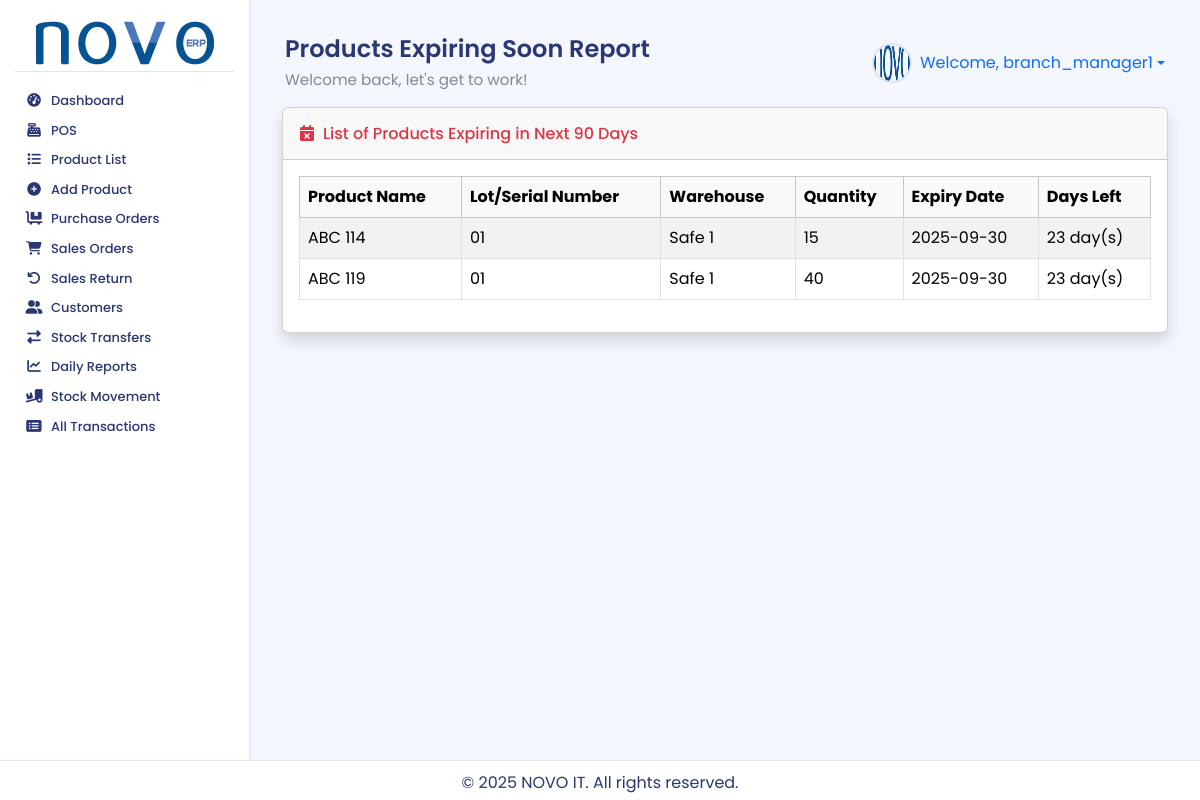
/reports/expiry-report/ (signed in), run on the app's committed database.
### accounts/models.py (models this page shows, shortened)
class User(AbstractUser):
    warehouse = models.ForeignKey(
        Warehouse,
        on_delete=models.SET_NULL,
        null=True,
        blank=True,
        related_name='users', # এই গুদামের সাথে যুক্ত ইউজারদের সহজে খুঁজে পাওয়ার জন্য
        verbose_name="Assigned Warehouse" # অ্যাডমিন প্যানেলে প্রদর্শনের জন্য
    )
    class Meta:
        verbose_name = "User"
        verbose_name_plural = "Users"

### stock/models.py (models this page shows, shortened)
class LotSerialNumber(models.Model):
    product = models.ForeignKey('products.Product', on_delete=models.CASCADE, related_name='lots')
    location = models.ForeignKey(Location, on_delete=models.CASCADE, related_name='lots')
    lot_number = models.CharField(max_length=100, help_text="The batch or serial number")
    quantity = models.IntegerField()
    expiration_date = models.DateField(null=True, blank=True)
    created_at = models.DateTimeField(auto_now_add=True)
    class Meta:
        unique_together = ('product', 'location', 'lot_number')
        db_table = 'inventory_lotserialnumber'

class Location(models.Model):
    name = models.CharField(max_length=100)
    warehouse = models.ForeignKey(Warehouse, on_delete=models.CASCADE, related_name='locations')
    parent_location = models.ForeignKey('self', on_delete=models.SET_NULL, null=True, blank=True, related_name='child_locations')
    description = models.TextField(blank=True, null=True)
    created_at = models.DateTimeField(auto_now_add=True)
    updated_at = models.DateTimeField(auto_now=True)
    class Meta:
        unique_together = ('name', 'warehouse', 'parent_location')
        db_table = 'inventory_location'

class Warehouse(models.Model):
    name = models.CharField(max_length=100, unique=True)
    address = models.TextField(blank=True, null=True)
    created_at = models.DateTimeField(auto_now_add=True)
    updated_at = models.DateTimeField(auto_now=True)
    class Meta:
        db_table = 'inventory_warehouse'

### products/models.py (models this page shows, shortened)
class Product(models.Model):
    TRACKING_CHOICES = [
        ('none', 'Not Tracked'),
        ('lot', 'By Lots/Batches'),
        ('serial', 'By Serial Numbers'),
    ]
    tracking_method = models.CharField(max_length=10, choices=TRACKING_CHOICES, default='none', verbose_name="Tracking Method")
    product_code = models.CharField(max_length=100, unique=True, blank=True, null=True, verbose_name="Product Code/SKU")
    name = models.CharField(max_length=200, unique=True)
    category = models.ForeignKey(Category, on_delete=models.SET_NULL, null=True, blank=True)
    brand = models.ForeignKey(Brand, on_delete=models.SET_NULL, null=True, blank=True)
    supplier = models.ForeignKey('partners.Supplier', on_delete=models.SET_NULL, null=True, blank=True, related_name='products_supplied')
    description = models.TextField(blank=True, null=True)
    price = models.DecimalField(max_digits=10, decimal_places=2, help_text="Default Purchase Price")
    sale_price = models.DecimalField(max_digits=10, decimal_places=2, default=0.00)
    cost_price = models.DecimalField(
        max_digits=10,
        decimal_places=2,
        default=0.00,
        help_text="The actual cost of acquiring the product."
    )
    min_stock_level = models.PositiveIntegerField(default=5)
    image = models.ImageField(upload_to='product_images/', blank=True, null=True)
    barcode = models.ImageField(upload_to='barcodes/', blank=True, null=True, verbose_name="Barcode Image")
    unit_of_measure = models.ForeignKey(UnitOfMeasure, on_delete=models.SET_NULL, null=True, blank=True, related_name='products_by_uom')
    purchase_unit_of_measure = models.ForeignKey(UnitOfMeasure, on_delete=models.SET_NULL, null=True, blank=True, related_name='products_by_purchase_uom')
    sale_unit_of_measure = models.ForeignKey(UnitOfMeasure, on_delete=models.SET_NULL, null=True, blank=True, related_name='products_by_sale_uom')
    STATUS_CHOICES = [('in_stock', 'In Stock'), ('low_stock', 'Low Stock'), ('out_of_stock', 'Out of Stock')]
    status = models.CharField(max_length=20, choices=STATUS_CHOICES, default='out_of_stock')
    is_active = models.BooleanField(default=True)
    created_at = models.DateTimeField(auto_now_add=True)
    updated_at = models.DateTimeField(auto_now=True)
    class Meta:
        db_table = 'inventory_product'
        verbose_name_plural = "Products"

### reports/views.py (the view)
# urls.py: path('expiry-report/', views.expiry_report_view, name='expiry_report'),
@login_required
def expiry_report_view(request):
    user = request.user
    user_warehouse = getattr(user, 'warehouse', None)
    today = timezone.now().date()
    ninety_days_later = today + timedelta(days=90)
    expiring_lots_qs = LotSerialNumber.objects.filter(
        expiration_date__isnull=False, expiration_date__gte=today,
        expiration_date__lte=ninety_days_later, quantity__gt=0
    ).select_related('product', 'location__warehouse').order_by('expiration_date')
    if not user.is_superuser and user_warehouse:
        expiring_lots_qs = expiring_lots_qs.filter(location__warehouse=user_warehouse)
    expiring_lots_list = list(expiring_lots_qs)
    for lot in expiring_lots_list:
        lot.days_left = (lot.expiration_date - today).days if lot.expiration_date else 'N/A'
    paginator = Paginator(expiring_lots_list, 20)
    page_number = request.GET.get('page')
    page_obj = paginator.get_page(page_number)
    context = {'title': 'Products Expiring Soon Report', 'page_obj': page_obj}
    return render(request, 'reports/expiry_report.html', context)

### reports/templates/reports/expiry_report.html (shortened to what this page needs)
{% extends 'base.html' %}
{% load humanize %}
{% block page_title %}{{ title }}{% endblock %}
{% block content %}
<div class="container-fluid">
    <div class="card shadow">
        <div class="card-header py-3">
            <h6 class="m-0 font-weight-bold text-danger">
                <i class="fas fa-calendar-times me-2"></i>List of Products Expiring in Next 90 Days
            </h6>
        </div>
        <div class="card-body">
            <div class="table-responsive">
                <table class="table table-bordered table-striped table-hover">
                    <thead class="table-light">
                        <tr>
                            <th>Product Name</th>
                            <th>Lot/Serial Number</th>
                            <th>Warehouse</th>
                            <th>Quantity</th>
                            <th>Expiry Date</th>
                            <th>Days Left</th>
                        </tr>
                    </thead>
                    <tbody>
                        {% for lot in page_obj %}
                        <tr>
                            <td>{{ lot.product.name }}</td>
                            <td>{{ lot.lot_number|default:"N/A" }}</td>
                            <td>{{ lot.location.warehouse.name }}</td>
                            <td>{{ lot.quantity }}</td>
                            <td>{{ lot.expiration_date|date:"Y-m-d" }}</td>
                            <td>{{ lot.days_left }} day(s)</td>
                        </tr>
                        {% empty %}
                        <tr>
                            <td colspan="6" class="text-center">No products are expiring in the next 90 days.</td>
                        </tr>
                        {% endfor %}
                    </tbody>
                </table>
            </div>
        </div>
    </div>
</div>
{% endblock %}

### inventory_system/templates/base.html (shortened to what this page needs)
{% load static %}
<!DOCTYPE html>
<html lang="en">
<head>
    <link href="https://cdn.jsdelivr.net/npm/select2@4.1.0-rc.0/dist/css/select2.min.css" rel="stylesheet" />
    <link href="https://cdn.jsdelivr.net/npm/bootstrap@5.3.3/dist/css/bootstrap.min.css" rel="stylesheet">
    <link rel="stylesheet" href="https://cdnjs.cloudflare.com/ajax/libs/font-awesome/6.4.0/css/all.min.css">
    <link rel="stylesheet" href="{% static 'css/style.css' %}">
</head>
<body>
<div class="wrapper">
    {% if user.is_authenticated %}
    <aside class="sidebar-nav">
        <div class="sidebar-header">
            <a href="{% url 'dashboard' %}">
                <img src="{% static 'images/logo.png' %}" alt="NOVO ERP Logo">
            </a>
        </div>
        <ul class="sidebar-menu">
            {% with user.groups.all|join:", " as user_groups %}
            {% if 'POS Sales Staff' in user_groups %}
                <li><a href="{% url 'pos:pos_view' %}"><i class="fas fa-cash-register fa-fw"></i> <span>POS</span></a></li>
                <li><a href="{% url 'products:product_list' %}"><i class="fas fa-list fa-fw"></i> <span>Product List</span></a></li>
            {% elif 'Branch Manager' in user_groups %}
                <li><a href="{% url 'dashboard' %}"><i class="fas fa-tachometer-alt fa-fw"></i> <span>Dashboard</span></a></li>
                <li><a href="{% url 'pos:pos_view' %}"><i class="fas fa-cash-register fa-fw"></i> <span>POS</span></a></li>
                <li><a href="{% url 'products:product_list' %}"><i class="fas fa-list fa-fw"></i> <span>Product List</span></a></li>
                <li><a href="{% url 'products:add_product' %}"><i class="fas fa-plus-circle fa-fw"></i> <span>Add Product</span></a></li>
                <li><a href="{% url 'purchase:purchase_order_list' %}"><i class="fas fa-dolly-flatbed fa-fw"></i> <span>Purchase Orders</span></a></li>
                <li><a href="{% url 'sales:sales_order_list' %}"><i class="fas fa-shopping-cart fa-fw"></i> <span>Sales Orders</span></a></li>
                <li><a href="{% url 'sales:create_sales_return' %}"><i class="fas fa-undo fa-fw"></i> <span>Sales Return</span></a></li>
                <li><a href="{% url 'partners:customer_list' %}"><i class="fas fa-user-friends fa-fw"></i> <span>Customers</span></a></li>
                <li><a href="{% url 'purchase:stock_transfer_request_list' %}"><i class="fas fa-exchange-alt fa-fw"></i> <span>Stock Transfers</span></a></li>
                <li><a href="{% url 'reports:daily_sales_report' %}"><i class="fas fa-chart-line fa-fw"></i> <span>Daily Reports</span></a></li>
                <li><a href="{% url 'stock:stock_movement_report' %}"><i class="fas fa-truck-loading fa-fw"></i> <span>Stock Movement</span></a></li>
                <li><a href="{% url 'stock:transaction_list' %}"><i class="fas fa-list-alt fa-fw"></i> <span>All Transactions</span></a></li>
            {% endif %}
            {% endwith %}
        </ul>
    </aside>
    {% endif %}
    <div class="main-content">
        {% if user.is_authenticated %}
        <header class="header">
            <div class="header-title">
                <h1>{% block page_title %}Dashboard{% endblock %}</h1>
                <p>Welcome back, let's get to work!</p>
            </div>
            <div class="d-flex align-items-center">
                <div class="user-profile dropdown">
                    <a href="#" class="dropdown-toggle text-decoration-none d-flex align-items-center" data-bs-toggle="dropdown" aria-expanded="false">
                        <img src="{% static 'images/default_avatar.png' %}" alt="Avatar" class="me-2"> Welcome, {{ user.username }}
                    </a>
                </div>
            </div>
        </header>
        {% endif %}
        <main>
            {% block content %}{% endblock %}
        </main>
        <footer class="footer">
            <p>&copy; {% now "Y" %} NOVO IT. All rights reserved.</p>
        </footer>
    </div>
</div>
</body>
</html>

### static/css/style.css (style rules this page uses)
:root { --primary: hsl(185, 75%, 43%); --success: #1cc88a; --info: #36b9cc; --warning: #f6c23e; --danger: #e74a3b; --text: #2B3674; --muted: #858796; --bg: #F4F7FE; --card: #FFFFFF; --border: #E0E5F2; --sidebar-text: #2B3674; --sidebar-active-bg: #4e73df; --sidebar-hover-bg: rgba(78, 115, 223, 0.1); --shadow-sm: 0 2px 6px rgba(0, 0, 0, 0.05); --shadow-md: 0 4px 12px rgba(0, 0, 0, 0.08); --transition-fast: 0.2s ease; --transition-smooth: 0.3s ease; }
body { font-family: 'Poppins', sans-serif; background-color: var(--bg); color: var(--text); display: flex; flex-direction: column; min-height: 100vh; margin: 0; overflow-x: hidden; }
.wrapper { flex: 1; display: flex; flex-direction: row; }
.sidebar-nav { width: 250px; background: var(--card); border-right: 1px solid var(--border); padding: 15px; transition: width var(--transition-fast); box-shadow: var(--shadow-sm); height: calc(100vh - 37px); position: sticky; top: 0; overflow-y: auto; display: flex; flex-direction: column; }
.sidebar-header { padding: 5px 5px; border-bottom: 1px solid var(--border); text-align: center; }
.sidebar-header a img { width: 100%; max-width: 180px; height: auto; object-fit: contain; }
.sidebar-menu { list-style: none; padding: 0; margin: 15px 0 0; flex: 1 1 auto; }
.sidebar-nav::after { content: ''; padding-bottom: 20px; }
.sidebar-menu li { margin-bottom: 2px; }
.sidebar-menu a { display: flex; align-items: center; padding: 6px 10px; border-radius: 8px; color: var(--sidebar-text); text-decoration: none; font-weight: 500; font-size: 13px; line-height: 1.2; transition: background-color var(--transition-smooth), transform var(--transition-fast), box-shadow var(--transition-fast); }
.sidebar-menu a i { margin-right: 8px; width: 18px; text-align: center; font-size: 0.85rem; transition: color var(--transition-fast); }
.sidebar-menu a span { white-space: nowrap; overflow: hidden; text-overflow: ellipsis; }
.header { display: flex; justify-content: space-between; align-items: center; padding: 15px 15px; }
.header-title h1 { margin: 0; font-size: 1.5rem; font-weight: 600; }
.header-title p { margin: 5px 0 0; color: var(--muted); font-size: 0.95rem; }
.user-profile { display: flex; align-items: center; }
.user-profile img { width: 40px; height: 40px; border-radius: 50%; margin-right: 10px; border: 2px solid var(--border); }
.main-content { flex: 1; padding: 20px; padding-bottom: 60px; overflow-y: auto; background-color: var(--bg); }
.footer { position: fixed; bottom: 0; left: 0; width: 100%; height: 40px; background-color: var(--card); color: var(--text); text-align: center; padding: 10px; border-top: 1px solid var(--border); box-shadow: var(--shadow-sm); z-index: 1000; }

### data on the page
User: username "branch_manager1"
LotSerialNumber: product.name "ABC 114", lot_number "01", location.warehouse.name "Safe 1", quantity "15", expiration_date "2025-09-30", days_left "23"
LotSerialNumber: product.name "ABC 119", lot_number "01", location.warehouse.name "Safe 1", quantity "40", expiration_date "2025-09-30", days_left "23"

### other printed values
{{ title }} "Products Expiring Soon Report"
